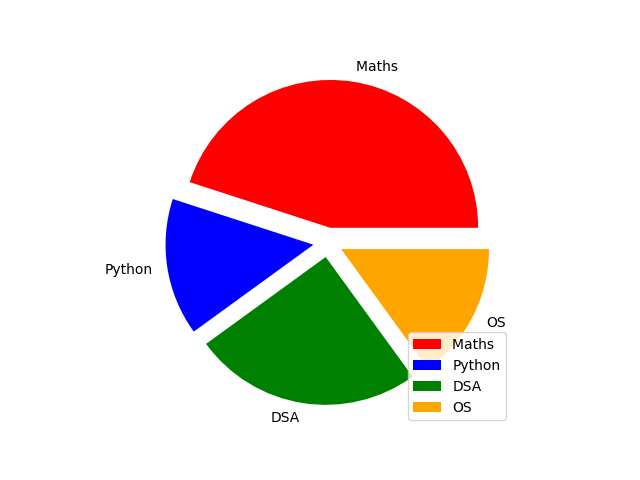

This chart was generated by the following Python code:
import matplotlib.pyplot as plt
import numpy as np  

y = np.array([45, 15, 25, 15])
mylabels = ["Maths ", "Python", "DSA", "OS"]
mycolors = ['red', 'blue', 'green', 'orange']
myexplode = [0.1, 0.1, 0.1, 0.1]
plt.pie(y, labels = mylabels, colors = mycolors, explode = myexplode)
plt.legend(loc="lower right")
plt.savefig('piecharts2.png')
plt.show()
